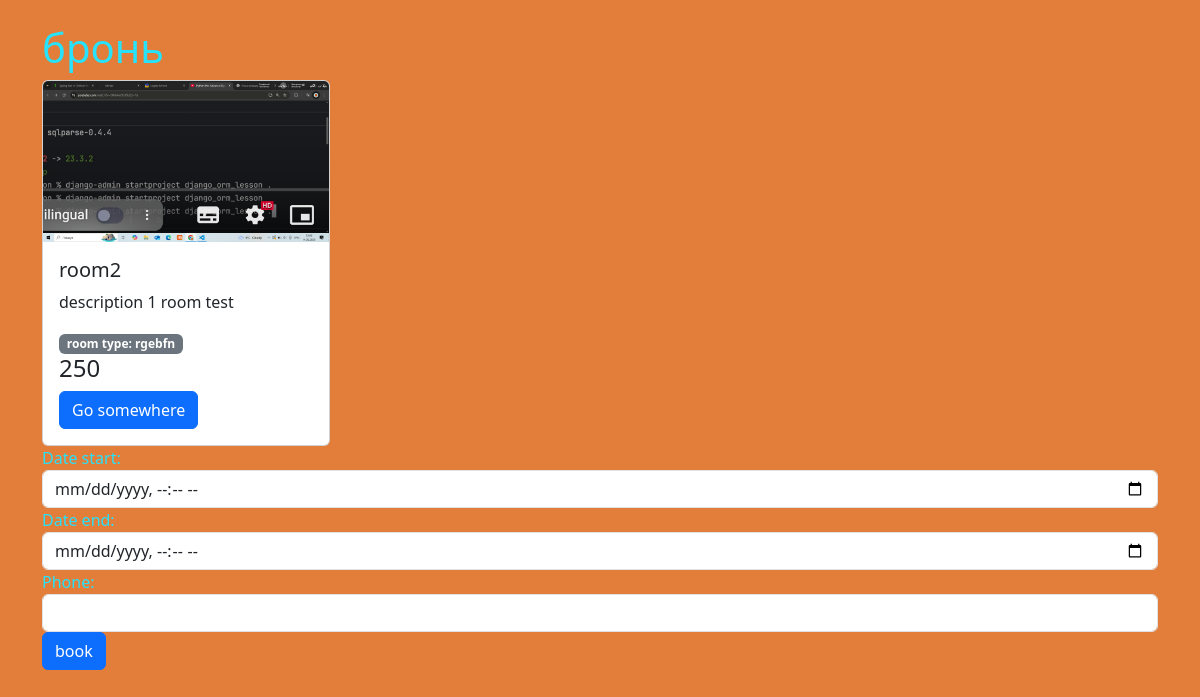
The page /booking/1 (signed in) on the database its author committed.
### app/models.py (models this page shows, shortened)
class Room(models.Model):
    number = models.PositiveIntegerField()
    description = models.TextField(null=True,blank=True)
    place = models.PositiveIntegerField(default=1)
    price = models.PositiveIntegerField()
    image = models.ImageField(upload_to='rooms_image')
    type_room = models.ForeignKey(TypeRoom, on_delete=models.CASCADE)
    class Meta:
        ordering = ['price']            # Сортування за роком
        verbose_name = "Room"         # Назва в однині в адмінці
        verbose_name_plural = "Rooms"  # Назва в множині

class TypeRoom(models.Model):
    title = models.CharField(max_length=100)
    description = models.TextField(null=True,blank=True)
    def __str__(self):
        return f"room type: {self.title}"

### app/views.py (the view, shortened to what this page needs)
# urls.py: path('booking/<int:id_room>', views.booking, name='booking'),
@login_required
def booking(request, id_room):
    room = Room.objects.get(id = id_room)
    form = BookingForm()
    context = {
        'room' : room,
        'form' : form ,
    }
    return render(
        request,
        template_name="booking.html",
        context=context,
    )

### app/form.py
class BookingForm(forms.ModelForm):
    class Meta:
        model = Reservation
        fields = ['date_start', 'date_end', 'phone']
        widgets = {
            'date_start': forms.DateTimeInput(attrs={'type': 'datetime-local'}),
            'date_end': forms.DateTimeInput(attrs={'type': 'datetime-local'})
        }
    def __init__(self, *args, **kwargs):
        super().__init__(*args, **kwargs)
        for field in self.fields.values():
            field.widget.attrs['class'] = "form-control"

### templates/booking.html (shortened to what this page needs)
{% extends 'base.html' %}
{% block content %}
    <h1>бронь</h1>
    <div class="card" style="width: 18rem;">
        <img src="{{room.image.url}}" class="card-img-top" alt="...">
        <div class="card-body">
          <h5 class="card-title">room{{ room.number }}</h5>
          <p class="card-text">description {{ room.description }}</p>
          <span class="badge text-bg-secondary">{{ room.type_room }}</span>
          <h4>{{ room.price }}</h4>
          <a href="{% url 'booking' room.id %}" class="btn btn-primary">Go somewhere</a>
        </div>
      </div>
      <form action="" method="post">
        {{ form.as_div }}
        <button type="submit" class="btn btn-primary">book</button>
    </form>
{% endblock content %}

### static/css/style.css (style rules this page uses)
body { background: rgba(222, 106, 28, 0.868); color: #27e2fa; }

### rows shown on the page
Room: image (picture), number "2", description "1 room test", type_room "room type: rgebfn", price "250"
